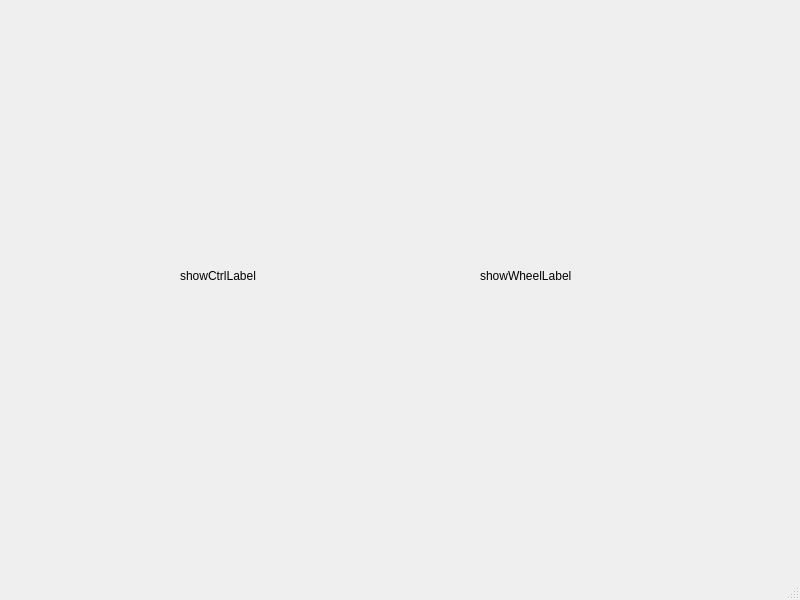
<?xml version="1.0" encoding="UTF-8"?>
<ui version="4.0">
 <class>MainWindow</class>
 <widget class="QMainWindow" name="MainWindow">
  <property name="geometry">
   <rect>
    <x>0</x>
    <y>0</y>
    <width>800</width>
    <height>600</height>
   </rect>
  </property>
  <property name="windowTitle">
   <string>MainWindow</string>
  </property>
  <widget class="QWidget" name="centralwidget">
   <widget class="QLabel" name="showCtrlLabel">
    <property name="geometry">
     <rect>
      <x>180</x>
      <y>240</y>
      <width>121</width>
      <height>71</height>
     </rect>
    </property>
    <property name="text">
     <string>showCtrlLabel</string>
    </property>
   </widget>
   <widget class="QLabel" name="showWheelLabel">
    <property name="geometry">
     <rect>
      <x>480</x>
      <y>240</y>
      <width>121</width>
      <height>71</height>
     </rect>
    </property>
    <property name="text">
     <string>showWheelLabel</string>
    </property>
   </widget>
  </widget>
  <widget class="QMenuBar" name="menubar">
   <property name="geometry">
    <rect>
     <x>0</x>
     <y>0</y>
     <width>800</width>
     <height>23</height>
    </rect>
   </property>
  </widget>
  <widget class="QStatusBar" name="statusbar"/>
 </widget>
 <resources/>
 <connections/>
</ui>
